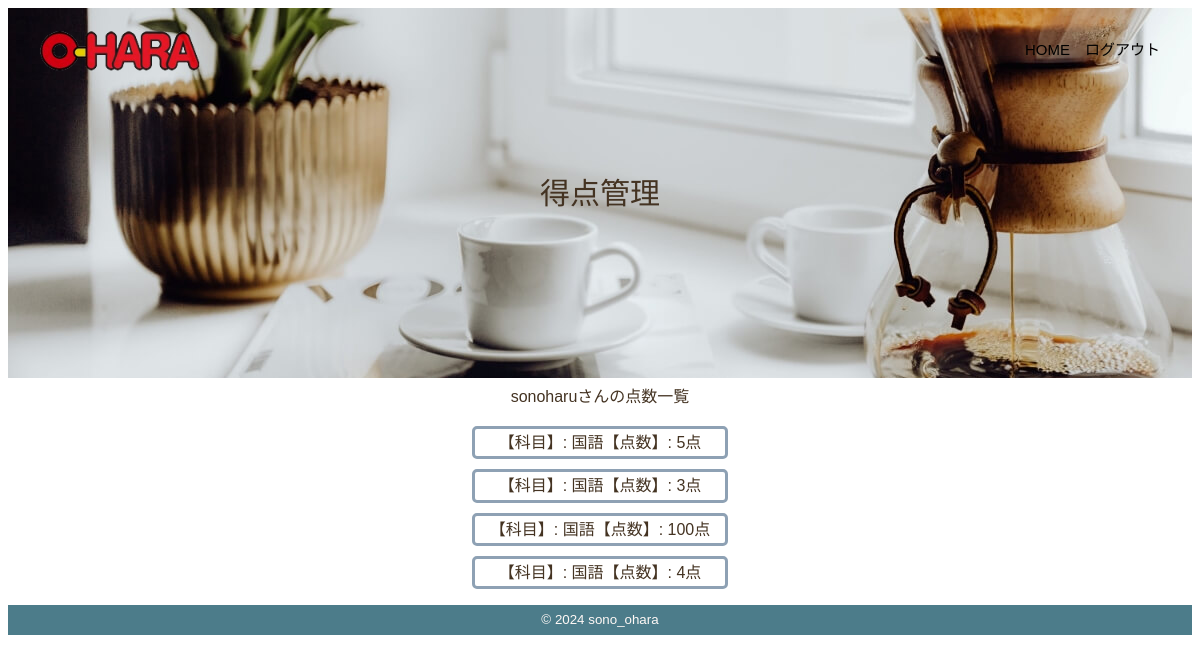
The app's page /mypage/ (signed in) with its own data.
### accounts/models.py (models this page shows)
class CustomUser(AbstractUser):
    pass

### oharaapp/models.py (models this page shows, shortened)
class Tokuten_post(models.Model):
    user=models.ForeignKey(CustomUser,verbose_name='ユーザー',on_delete=models.CASCADE)
    subject=models.CharField(verbose_name='科目',max_length=100)
    num=models.IntegerField(verbose_name='点数',validators=[
            MinValueValidator(0),
            MaxValueValidator(100)
        ])
    posted_at=models.DateTimeField(verbose_name='投稿日時',auto_now_add=True)

### oharaapp/views.py (the view)
# urls.py: path('mypage/', MypageView.as_view(), name='mypage'),
class MypageView(TemplateView):
    template_name = 'mypage.html'
    def get_context_data(self, **kwargs):
        context = super().get_context_data(**kwargs)
        object_list = Tokuten_post.objects.all()
        context['object_list'] = object_list
        return context

### oharaapp/templates/mypage.html (shortened to what this page needs)
{% extends "base.html" %}
{% load static %}
{% block page_title %}得点管理{% endblock page_title %}
{% block contents %}
    <div class="mypage_main_div">
        <div class="container">
            <p>{{ user }}さんの点数一覧</p>
            {% for item in object_list %}
                {% if user == item.user %}
                    <div class="mypage_sub_div">【科目】: {{item.subject}}【点数】: {{item.num}}点</div>
                {% endif %}
            {% endfor %}
        </div>
    </div>
{% endblock %}

### oharaapp/static/css/styles.css (style rules this page uses)
body { font-family: "Yu Gothic Medium","游ゴシック Medium",YuGothic,"游ゴシック体","ヒラギノ角ゴ Pro W3",sans-serif; line-height: 1.7; color: #432; }
.container { max-width: 1080px; padding: 0 40px; margin: 0 auto; }
.mypage_main_div { text-align: center; }
.mypage_sub_div { border: solid; border-color: #8ea1b4; width: 250px; border-radius: 5px; margin-bottom: 10px; margin-top: 10px; margin-left: auto; margin-right: auto; }
.mypage_main_div p { margin-top: 5px; }

### records on screen
CustomUser: username "sonoharu"
Tokuten_post: subject "国語", num "5"
Tokuten_post: subject "国語", num "3"
Tokuten_post: subject "国語", num "100"
Tokuten_post: subject "国語", num "4"
